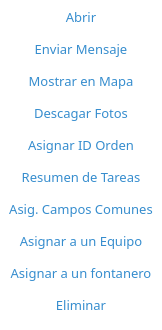
<?xml version="1.0" encoding="UTF-8"?>
<ui version="4.0">
 <class>RightClickMenu</class>
 <widget class="QWidget" name="RightClickMenu">
  <property name="geometry">
   <rect>
    <x>0</x>
    <y>0</y>
    <width>162</width>
    <height>330</height>
   </rect>
  </property>
  <property name="minimumSize">
   <size>
    <width>162</width>
    <height>330</height>
   </size>
  </property>
  <property name="maximumSize">
   <size>
    <width>162</width>
    <height>330</height>
   </size>
  </property>
  <property name="palette">
   <palette>
    <active>
     <colorrole role="Button">
      <brush brushstyle="SolidPattern">
       <color alpha="255">
        <red>113</red>
        <green>113</green>
        <blue>113</blue>
       </color>
      </brush>
     </colorrole>
     <colorrole role="Text">
      <brush brushstyle="SolidPattern">
       <color alpha="255">
        <red>54</red>
        <green>141</green>
        <blue>206</blue>
       </color>
      </brush>
     </colorrole>
     <colorrole role="Base">
      <brush brushstyle="SolidPattern">
       <color alpha="255">
        <red>46</red>
        <green>47</green>
        <blue>48</blue>
       </color>
      </brush>
     </colorrole>
     <colorrole role="Window">
      <brush brushstyle="SolidPattern">
       <color alpha="255">
        <red>255</red>
        <green>255</green>
        <blue>255</blue>
       </color>
      </brush>
     </colorrole>
     <colorrole role="PlaceholderText">
      <brush brushstyle="SolidPattern">
       <color alpha="128">
        <red>54</red>
        <green>141</green>
        <blue>206</blue>
       </color>
      </brush>
     </colorrole>
    </active>
    <inactive>
     <colorrole role="Button">
      <brush brushstyle="SolidPattern">
       <color alpha="255">
        <red>113</red>
        <green>113</green>
        <blue>113</blue>
       </color>
      </brush>
     </colorrole>
     <colorrole role="Text">
      <brush brushstyle="SolidPattern">
       <color alpha="255">
        <red>54</red>
        <green>141</green>
        <blue>206</blue>
       </color>
      </brush>
     </colorrole>
     <colorrole role="Base">
      <brush brushstyle="SolidPattern">
       <color alpha="255">
        <red>46</red>
        <green>47</green>
        <blue>48</blue>
       </color>
      </brush>
     </colorrole>
     <colorrole role="Window">
      <brush brushstyle="SolidPattern">
       <color alpha="255">
        <red>255</red>
        <green>255</green>
        <blue>255</blue>
       </color>
      </brush>
     </colorrole>
     <colorrole role="PlaceholderText">
      <brush brushstyle="SolidPattern">
       <color alpha="128">
        <red>54</red>
        <green>141</green>
        <blue>206</blue>
       </color>
      </brush>
     </colorrole>
    </inactive>
    <disabled>
     <colorrole role="Button">
      <brush brushstyle="SolidPattern">
       <color alpha="255">
        <red>113</red>
        <green>113</green>
        <blue>113</blue>
       </color>
      </brush>
     </colorrole>
     <colorrole role="Text">
      <brush brushstyle="SolidPattern">
       <color alpha="96">
        <red>164</red>
        <green>166</green>
        <blue>168</blue>
       </color>
      </brush>
     </colorrole>
     <colorrole role="Base">
      <brush brushstyle="SolidPattern">
       <color alpha="255">
        <red>255</red>
        <green>255</green>
        <blue>255</blue>
       </color>
      </brush>
     </colorrole>
     <colorrole role="Window">
      <brush brushstyle="SolidPattern">
       <color alpha="255">
        <red>255</red>
        <green>255</green>
        <blue>255</blue>
       </color>
      </brush>
     </colorrole>
     <colorrole role="PlaceholderText">
      <brush brushstyle="SolidPattern">
       <color alpha="128">
        <red>208</red>
        <green>208</green>
        <blue>208</blue>
       </color>
      </brush>
     </colorrole>
    </disabled>
   </palette>
  </property>
  <property name="cursor">
   <cursorShape>PointingHandCursor</cursorShape>
  </property>
  <property name="windowTitle">
   <string>Menu</string>
  </property>
  <layout class="QVBoxLayout" name="verticalLayout">
   <property name="spacing">
    <number>0</number>
   </property>
   <property name="leftMargin">
    <number>0</number>
   </property>
   <property name="topMargin">
    <number>0</number>
   </property>
   <property name="rightMargin">
    <number>0</number>
   </property>
   <property name="bottomMargin">
    <number>0</number>
   </property>
   <item>
    <widget class="QPushButton" name="pb_abrir_tarea">
     <property name="minimumSize">
      <size>
       <width>0</width>
       <height>30</height>
      </size>
     </property>
     <property name="font">
      <font>
       <family>Segoe UI Semilight</family>
       <pointsize>10</pointsize>
       <weight>50</weight>
       <italic>false</italic>
       <bold>false</bold>
      </font>
     </property>
     <property name="toolTip">
      <string>&lt;html&gt;&lt;head/&gt;&lt;body&gt;&lt;p&gt;Abrir la fila seleccionada&lt;/p&gt;&lt;/body&gt;&lt;/html&gt;</string>
     </property>
     <property name="styleSheet">
      <string notr="true">QPushButton{
	border-radius: 3px;
	color: rgb(54, 141, 206);
}
QPushButton:hover:!pressed{
	  background-color: #EEEEEE; 
}</string>
     </property>
     <property name="text">
      <string>Abrir</string>
     </property>
     <property name="flat">
      <bool>true</bool>
     </property>
    </widget>
   </item>
   <item>
    <widget class="QPushButton" name="pb_send_message">
     <property name="minimumSize">
      <size>
       <width>0</width>
       <height>30</height>
      </size>
     </property>
     <property name="font">
      <font>
       <family>Segoe UI Semilight</family>
       <pointsize>10</pointsize>
       <weight>50</weight>
       <italic>false</italic>
       <bold>false</bold>
      </font>
     </property>
     <property name="toolTip">
      <string>&lt;html&gt;&lt;head/&gt;&lt;body&gt;&lt;p&gt;Mostrar fila o filas seleccionadas en Mapa&lt;/p&gt;&lt;/body&gt;&lt;/html&gt;</string>
     </property>
     <property name="styleSheet">
      <string notr="true">QPushButton{
	border-radius: 3px;
	color: rgb(54, 141, 206);
}
QPushButton:hover:!pressed{
	  background-color: #EEEEEE; 
}</string>
     </property>
     <property name="text">
      <string>Enviar Mensaje</string>
     </property>
     <property name="flat">
      <bool>true</bool>
     </property>
    </widget>
   </item>
   <item>
    <widget class="QPushButton" name="pb_mostrar_en_mapa">
     <property name="minimumSize">
      <size>
       <width>0</width>
       <height>30</height>
      </size>
     </property>
     <property name="font">
      <font>
       <family>Segoe UI Semilight</family>
       <pointsize>10</pointsize>
       <weight>50</weight>
       <italic>false</italic>
       <bold>false</bold>
      </font>
     </property>
     <property name="toolTip">
      <string>&lt;html&gt;&lt;head/&gt;&lt;body&gt;&lt;p&gt;Mostrar fila o filas seleccionadas en Mapa&lt;/p&gt;&lt;/body&gt;&lt;/html&gt;</string>
     </property>
     <property name="styleSheet">
      <string notr="true">QPushButton{
	border-radius: 3px;
	color: rgb(54, 141, 206);
}
QPushButton:hover:!pressed{
	  background-color: #EEEEEE; 
}</string>
     </property>
     <property name="text">
      <string>Mostrar en Mapa</string>
     </property>
     <property name="flat">
      <bool>true</bool>
     </property>
    </widget>
   </item>
   <item>
    <widget class="QPushButton" name="pb_descargar_fotos">
     <property name="minimumSize">
      <size>
       <width>0</width>
       <height>30</height>
      </size>
     </property>
     <property name="font">
      <font>
       <family>Segoe UI Semilight</family>
       <pointsize>10</pointsize>
       <weight>50</weight>
       <italic>false</italic>
       <bold>false</bold>
      </font>
     </property>
     <property name="toolTip">
      <string>&lt;html&gt;&lt;head/&gt;&lt;body&gt;&lt;p&gt;Descargar todas las fotos de la fila o filas seleccionadas&lt;/p&gt;&lt;/body&gt;&lt;/html&gt;</string>
     </property>
     <property name="styleSheet">
      <string notr="true">QPushButton{
	border-radius: 3px;
	color: rgb(54, 141, 206);
}
QPushButton:hover:!pressed{
	  background-color: #EEEEEE; 
}</string>
     </property>
     <property name="text">
      <string>Descagar Fotos</string>
     </property>
     <property name="flat">
      <bool>true</bool>
     </property>
    </widget>
   </item>
   <item>
    <widget class="QPushButton" name="pb_asignar_id_orden">
     <property name="minimumSize">
      <size>
       <width>0</width>
       <height>30</height>
      </size>
     </property>
     <property name="font">
      <font>
       <family>Segoe UI Semilight</family>
       <pointsize>10</pointsize>
       <weight>50</weight>
       <italic>false</italic>
       <bold>false</bold>
      </font>
     </property>
     <property name="toolTip">
      <string>&lt;html&gt;&lt;head/&gt;&lt;body&gt;&lt;p&gt;Descargar todas las fotos de la fila o filas seleccionadas&lt;/p&gt;&lt;/body&gt;&lt;/html&gt;</string>
     </property>
     <property name="styleSheet">
      <string notr="true">QPushButton{
	border-radius: 3px;
	color: rgb(54, 141, 206);
}
QPushButton:hover:!pressed{
	  background-color: #EEEEEE; 
}</string>
     </property>
     <property name="text">
      <string>Asignar ID Orden</string>
     </property>
     <property name="flat">
      <bool>true</bool>
     </property>
    </widget>
   </item>
   <item>
    <widget class="QPushButton" name="pb_resumen">
     <property name="minimumSize">
      <size>
       <width>0</width>
       <height>30</height>
      </size>
     </property>
     <property name="font">
      <font>
       <family>Segoe UI Semilight</family>
       <pointsize>10</pointsize>
       <weight>50</weight>
       <italic>false</italic>
       <bold>false</bold>
      </font>
     </property>
     <property name="toolTip">
      <string>&lt;html&gt;&lt;head/&gt;&lt;body&gt;&lt;p&gt;Resumen de las tareas seleccionadas&lt;/p&gt;&lt;/body&gt;&lt;/html&gt;</string>
     </property>
     <property name="styleSheet">
      <string notr="true">QPushButton{
	border-radius: 3px;
	color: rgb(54, 141, 206);
}
QPushButton:hover:!pressed{
	  background-color: #EEEEEE; 
}</string>
     </property>
     <property name="text">
      <string>Resumen de Tareas</string>
     </property>
     <property name="flat">
      <bool>true</bool>
     </property>
    </widget>
   </item>
   <item>
    <widget class="QPushButton" name="pb_asignar_campos_comunes">
     <property name="minimumSize">
      <size>
       <width>0</width>
       <height>30</height>
      </size>
     </property>
     <property name="font">
      <font>
       <family>Segoe UI Semilight</family>
       <pointsize>10</pointsize>
       <weight>50</weight>
       <italic>false</italic>
       <bold>false</bold>
      </font>
     </property>
     <property name="toolTip">
      <string>&lt;html&gt;&lt;head/&gt;&lt;body&gt;&lt;p&gt;Seleccione fila o filas para asignarle campos comunes&lt;/p&gt;&lt;/body&gt;&lt;/html&gt;</string>
     </property>
     <property name="styleSheet">
      <string notr="true">QPushButton{
	border-radius: 3px;
	color: rgb(54, 141, 206);
}
QPushButton:hover:!pressed{
	  background-color: #EEEEEE; 
}</string>
     </property>
     <property name="text">
      <string>Asig. Campos Comunes</string>
     </property>
     <property name="flat">
      <bool>true</bool>
     </property>
    </widget>
   </item>
   <item>
    <widget class="QPushButton" name="pb_asignar_a_un_equipo">
     <property name="minimumSize">
      <size>
       <width>0</width>
       <height>30</height>
      </size>
     </property>
     <property name="font">
      <font>
       <family>Segoe UI Semilight</family>
       <pointsize>10</pointsize>
       <weight>50</weight>
       <italic>false</italic>
       <bold>false</bold>
      </font>
     </property>
     <property name="toolTip">
      <string>&lt;html&gt;&lt;head/&gt;&lt;body&gt;&lt;p&gt;Seleccione filas para asignar a un equipo de fontaneros&lt;/p&gt;&lt;/body&gt;&lt;/html&gt;</string>
     </property>
     <property name="styleSheet">
      <string notr="true">QPushButton{
	border-radius: 3px;
	color: rgb(54, 141, 206);
}
QPushButton:hover:!pressed{
	  background-color: #EEEEEE; 
}</string>
     </property>
     <property name="text">
      <string>Asignar a un Equipo</string>
     </property>
     <property name="flat">
      <bool>true</bool>
     </property>
    </widget>
   </item>
   <item>
    <widget class="QPushButton" name="pb_asignar_a_un_operario">
     <property name="minimumSize">
      <size>
       <width>0</width>
       <height>30</height>
      </size>
     </property>
     <property name="font">
      <font>
       <family>Segoe UI Semilight</family>
       <pointsize>10</pointsize>
       <weight>50</weight>
       <italic>false</italic>
       <bold>false</bold>
      </font>
     </property>
     <property name="toolTip">
      <string>&lt;html&gt;&lt;head/&gt;&lt;body&gt;&lt;p&gt;Seleccione para asignar a un fontanero&lt;/p&gt;&lt;/body&gt;&lt;/html&gt;</string>
     </property>
     <property name="styleSheet">
      <string notr="true">QPushButton{
	border-radius: 3px;
	color: rgb(54, 141, 206);
}
QPushButton:hover:!pressed{
	  background-color: #EEEEEE; 
}</string>
     </property>
     <property name="text">
      <string>Asignar a un fontanero</string>
     </property>
     <property name="flat">
      <bool>true</bool>
     </property>
    </widget>
   </item>
   <item>
    <widget class="QPushButton" name="pb_eliminar_tarea">
     <property name="minimumSize">
      <size>
       <width>0</width>
       <height>30</height>
      </size>
     </property>
     <property name="font">
      <font>
       <family>Segoe UI Semilight</family>
       <pointsize>10</pointsize>
       <weight>50</weight>
       <italic>false</italic>
       <bold>false</bold>
      </font>
     </property>
     <property name="toolTip">
      <string>&lt;html&gt;&lt;head/&gt;&lt;body&gt;&lt;p&gt;Presiona para eliminar fila o filas seleccionadas&lt;/p&gt;&lt;/body&gt;&lt;/html&gt;</string>
     </property>
     <property name="styleSheet">
      <string notr="true">QPushButton{
	border-radius: 3px;
	color: rgb(54, 141, 206);
}
QPushButton:hover:!pressed{
	  background-color: #EEEEEE; 
}</string>
     </property>
     <property name="text">
      <string>Eliminar</string>
     </property>
     <property name="flat">
      <bool>true</bool>
     </property>
    </widget>
   </item>
  </layout>
 </widget>
 <resources/>
 <connections/>
</ui>
